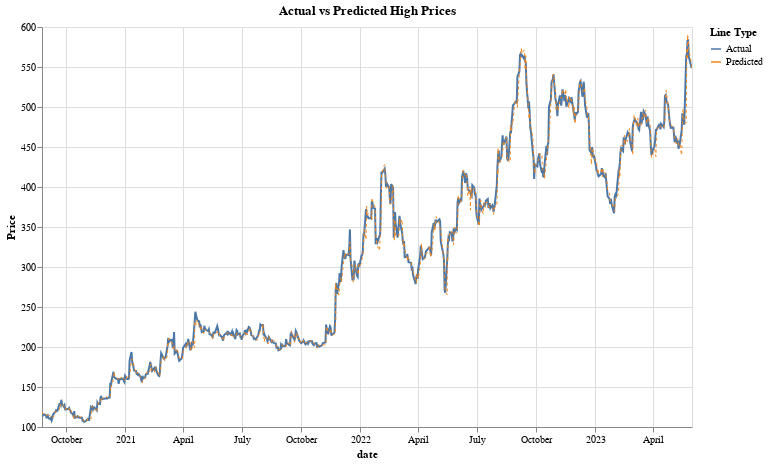

This figure's notebook cell:
### Code cell
import altair as alt

alt.themes.enable('fivethirtyeight')

predictions_df['date'] = pd.to_datetime(predictions_df['date'])

predictions_df['label'] = 'Actual'
predictions_df['predicted_label'] = 'Predicted'

# Actual high price line
line1 = alt.Chart(predictions_df).mark_line(strokeWidth=2).encode(
    x='date:T',
    y=alt.Y('y_test:Q', title='Price', scale=alt.Scale(zero=False)),
    color=alt.Color('label:N', legend=alt.Legend(title="Line Type")),
    tooltip=['date', 'y_test', 'y_pred']
)

# Predicted high price line
line2 = alt.Chart(predictions_df).mark_line(strokeWidth=1, strokeDash=[3, 3]).encode(
    x='date:T',
    y=alt.Y('y_pred:Q', title='', scale=alt.Scale(zero=False)),
    color=alt.Color('predicted_label:N', legend=alt.Legend(title="Line Type")),
    tooltip=['date', 'y_test', 'y_pred']
)

# Combine the two lines
chart = alt.layer(line1, line2).properties(
    title='Actual vs Predicted High Prices',
    width=650,
    height=400
).interactive()

chart

### Figure 1 — Vega-Lite specification as saved in the notebook (floating-point values rounded to 4 significant figures; data arrays with more than 128 entries replaced by an {"elided": "..."} marker saying what was removed)
{"usermeta": {"embedOptions": {"theme": "fivethirtyeight"}}, "config": {"view": {"continuousWidth": 300, "continuousHeight": 300}}, "layer": [{"mark": {"type": "line", "strokeWidth": 2}, "encoding": {"color": {"field": "label", "legend": {"title": "Line Type"}, "type": "nominal"}, "tooltip": [{"field": "date", "type": "temporal"}, {"field": "y_test", "type": "quantitative"}, {"field": "y_pred", "type": "quantitative"}], "x": {"field": "date", "type": "temporal"}, "y": {"field": "y_test", "scale": {"zero": false}, "title": "Price", "type": "quantitative"}}, "name": "view_1"}, {"mark": {"type": "line", "strokeDash": [3, 3], "strokeWidth": 1}, "encoding": {"color": {"field": "predicted_label", "legend": {"title": "Line Type"}, "type": "nominal"}, "tooltip": [{"field": "date", "type": "temporal"}, {"field": "y_test", "type": "quantitative"}, {"field": "y_pred", "type": "quantitative"}], "x": {"field": "date", "type": "temporal"}, "y": {"field": "y_pred", "scale": {"zero": false}, "title": "", "type": "quantitative"}}}], "data": {"name": "data-d3a648addd9f39b8e5b508987bf6612f"}, "height": 400, "params": [{"name": "param_1", "select": {"type": "interval", "encodings": ["x", "y"]}, "bind": "scales", "views": ["view_1"]}], "title": "Actual vs Predicted High Prices", "width": 650, "$schema": "https://vega.github.io/schema/vega-lite/v5.8.0.json", "datasets": {"data-d3a648addd9f39b8e5b508987bf6612f": {"elided": "740 records"}}}
